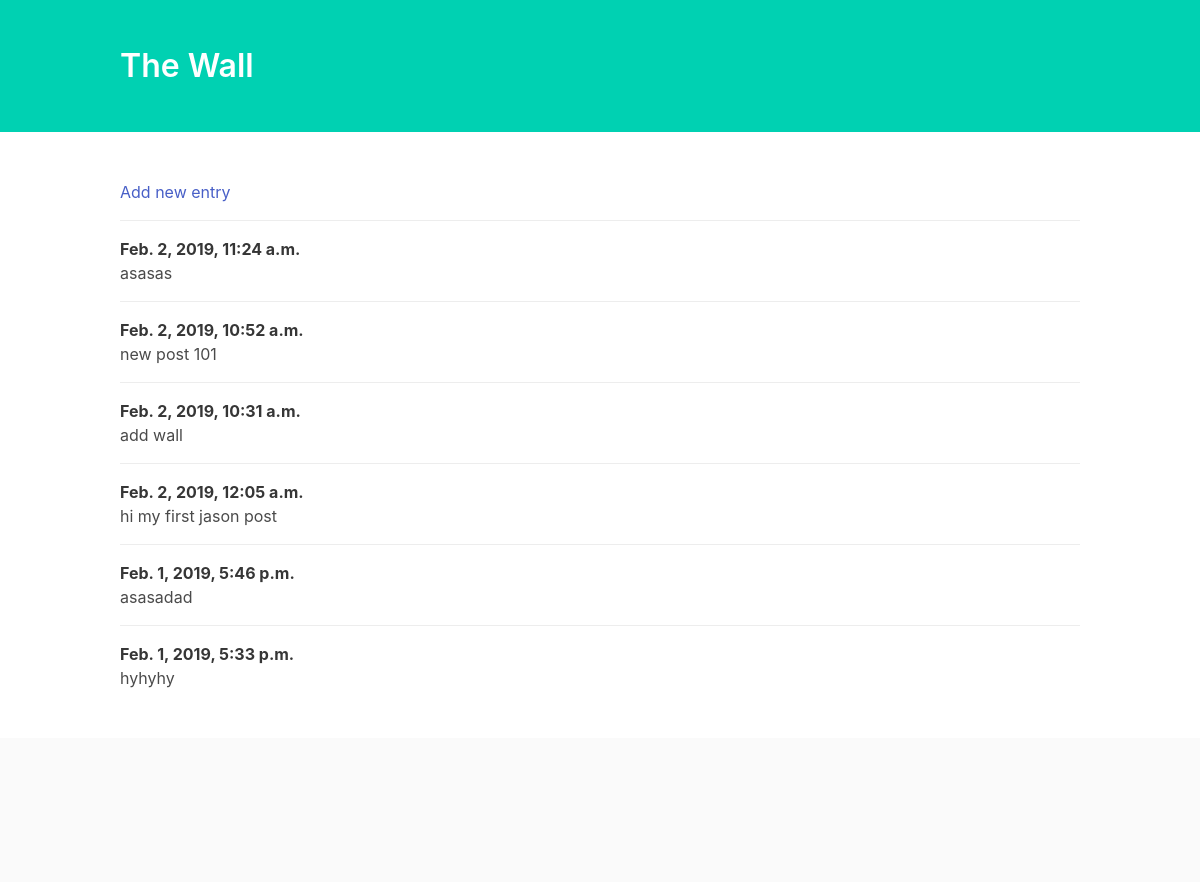
/index, run on the app's committed database.
### posts/models.py (models this page shows, shortened)
class Entry(models.Model):
    text = models.TextField()
    date_posted = models.DateTimeField(auto_now_add=True)
    class Meta:
        verbose_name_plural = 'posts'

### posts/views.py (the view)
# urls.py: path('index', views.index, name='home'),
def index(request):
    posts = Entry.queryset.order_by('-date_posted')
    context = {'posts': posts}
    return render(request, 'posts/index.html', context)

### posts/templates/posts/index.html (shortened to what this page needs)
<!DOCTYPE html>
<html lang="en">
<head>
    <link rel="stylesheet" href="https://cdnjs.cloudflare.com/ajax/libs/bulma/0.6.2/css/bulma.min.css" />
</head>
<body>
    <section class="hero is-primary">
        <div class="hero-body">
            <div class="container">
                <h1 class="title">
                    The Wall
                </h1>
            </div>
        </div>
    </section>
    <section class="section">
        <div class="container">
            <article class="media">
                <div class="media-content">
                    <div class="content">
                        <a href="{% url 'add' %}">Add new entry</a>
                    </div>
                </div>
            </article>
            {% for entry in posts %}
                <article class="media">
                    <div class="media-content">
                        <div class="content">
                            <p>
                                <strong>{{ entry.date_posted }}</strong>
                                <br> {{ entry.text }}
                            </p>
                        </div>
                    </div>
                </article>
            {% endfor %}
        </div>
    </section>
    <footer class="footer">
    </footer>
</body>
</html>

### data on the page
Entry: date_posted "Feb. 2, 2019, 11:24 a.m.", text "asasas"
Entry: date_posted "Feb. 2, 2019, 10:52 a.m.", text "new post 101"
Entry: date_posted "Feb. 2, 2019, 10:31 a.m.", text "add wall"
Entry: date_posted "Feb. 2, 2019, 12:05 a.m.", text "hi my first jason post"
Entry: date_posted "Feb. 1, 2019, 5:46 p.m.", text "asasadad"
Entry: date_posted "Feb. 1, 2019, 5:33 p.m.", text "hyhyhy"
